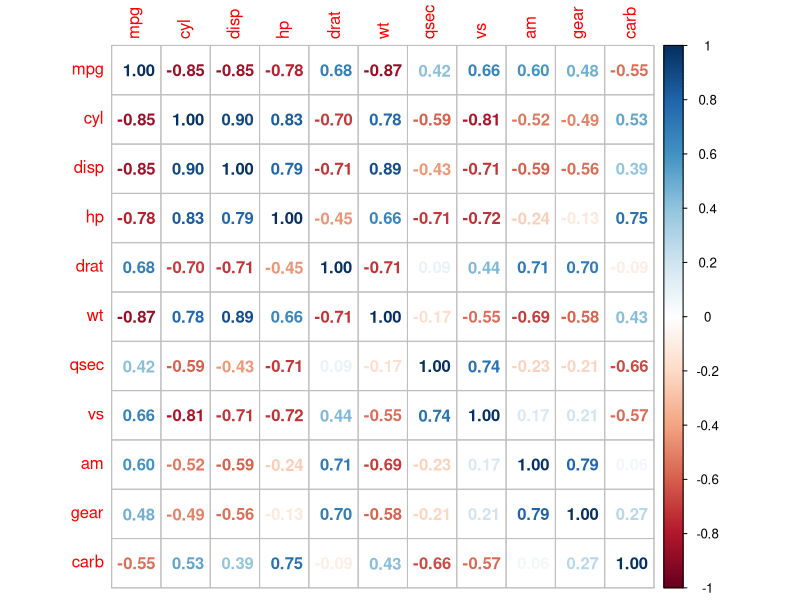
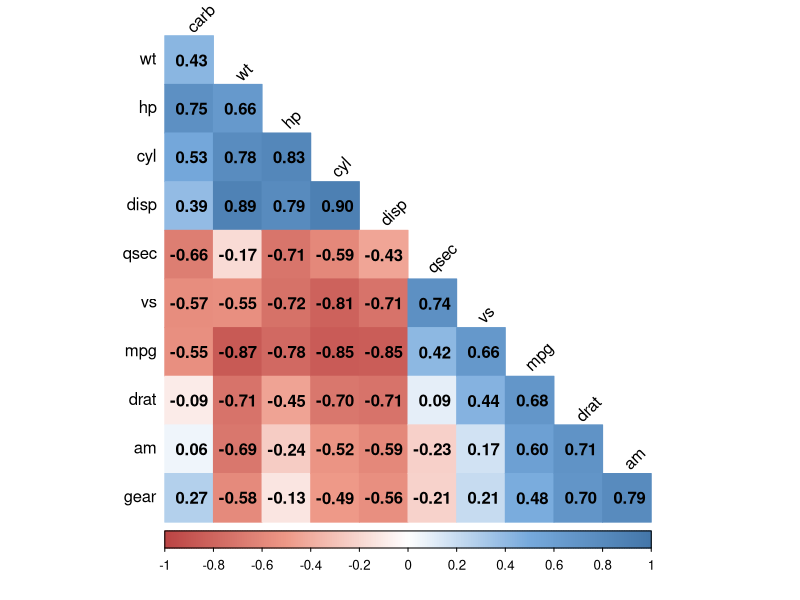

Source code (R) for these figures, in order:
"
상관분석
: 두 연속 변수가 서로 관련이 있는지 검정하는 통계분석이다. 1이하의 값으로 강한상관관계, 상관관계, 약한상관관계 등을 측정하며 공분산을 이용한다. 1에 가까울수록 강한 상관관계를 나타낸다
"
library(ggplot2)
library(dplyr)
library(corrplot)

#load to data with economics in ggplot2
eco <- as.data.frame(ggplot2::economics)

#상관분석
cor.test(eco$unemploy, eco$pce)

#상관행렬 히트맵 생성
head(mtcars)
car_cor <- cor(mtcars)
round(car_cor)
corrplot(car_cor, method = "number")
col<-colorRampPalette(c("#BB4444","#EE9988","#FFFFFF","#77AADD","#4477AA"))
corrplot(car_cor,
         method = "color",
         col = col(200),
         type = "lower",
         order = "hclust",
         addCoef.col = "black",
         tl.col = "black",
         tl.srt = 45,
         diag = F)
